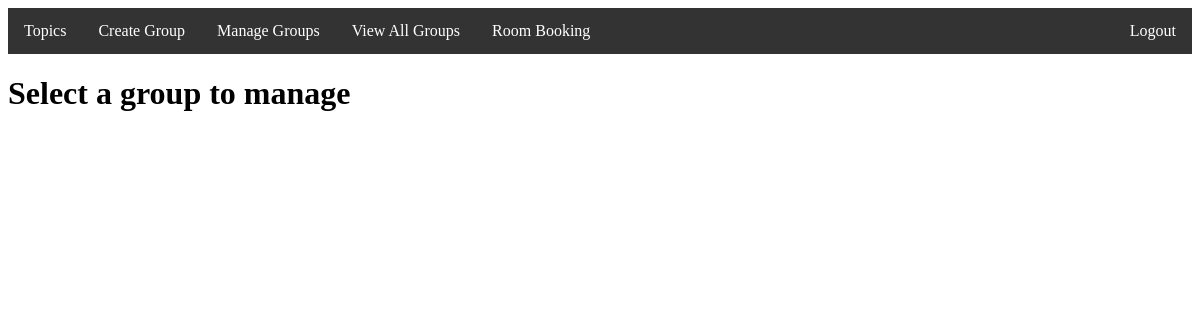
The app's page /manage_groups (signed in), older data.
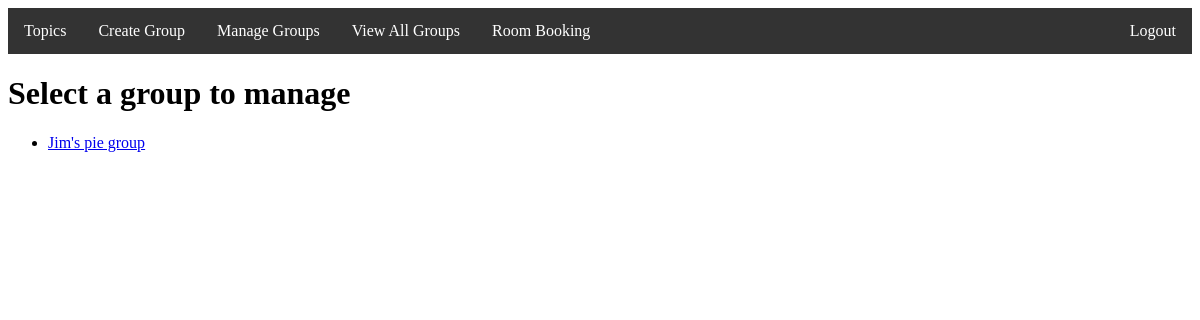
The same page, newer data.
### app/models.py (models this page shows, shortened)
class Group(db.Model):
    __tablename__ = 'group'
    id: so.Mapped[int] = so.mapped_column(db.Integer, primary_key=True)
    name: so.Mapped[str] = so.mapped_column(db.String, unique=True)
    group_leader_id: so.Mapped[int] = so.mapped_column(sa.ForeignKey("student.id", ondelete="CASCADE"), nullable=False)
    topic_id: so.Mapped[int] = so.mapped_column(sa.ForeignKey("topic.id"), nullable=False)
    students: so.Mapped[list["StudentGroup"]] = so.relationship(back_populates="group",
                                                                cascade="all, delete-orphan")
    group_leader: so.Mapped[Student] = so.relationship(back_populates="groups_leading")
    booking: so.Mapped[list["Booking"]] = so.relationship(back_populates="group",
                                                  cascade="all, delete-orphan")

### app/routes.py (the view)
@app.route("/manage_groups", methods=["GET", "POST"])
@login_required
def manage_groups():
    groups = Group.query.filter(Group.group_leader_id == current_user.id)
    return render_template("manage_groups.html", groups=groups)

### app/models.py (called while the page is built)
@login.user_loader
def load_user(id):
    return db.session.get(Student, int(id))

### app/templates/manage_groups.html
{% extends "base.html" %}
{% block content %}
<h1>Select a group to manage</h1>
<ul>
    {% for group in groups %}
    <li><a href="{{ url_for('manage_group', group_id=group.id) }}">{{ group.name }}</a></li>
    {% endfor %}
</ul>
{% endblock %}

### app/templates/base.html (shortened to what this page needs)
<!doctype html>
<html lang="en">
<head>
    <link rel="stylesheet" href="static/style.css">
</head>
<body>
<nav>
    <ul class="main-nav">
        <li><a href="{{ url_for('topic') }}">Topics</a></li>
        <li><a href="{{ url_for('add_group') }}">Create Group</a></li>
        <li><a href="{{ url_for('manage_groups') }}">Manage Groups</a></li>
        <li><a href="{{ url_for('groups') }}">View All Groups</a></li>
        <li><a href="{{ url_for('booking') }}">Room Booking</a></li>
        <li style="float:right"><a href="{{ url_for('logout') }}">Logout</a></li>
    </ul>
</nav>
{% block content %}{% endblock %}
</body>
</html>

### app/static/style.css (style rules this page uses)
.main-nav { list-style-type: none; margin: 0; padding: 0; overflow: hidden; background-color: #333333; }
.main-nav li { float: left; }
.main-nav li a { display: block; color: white; text-align: center; padding: 14px 16px; text-decoration: none; }

Row changes from the older to the newer data that the page shows:
added Group: name "Jim's pie group"
